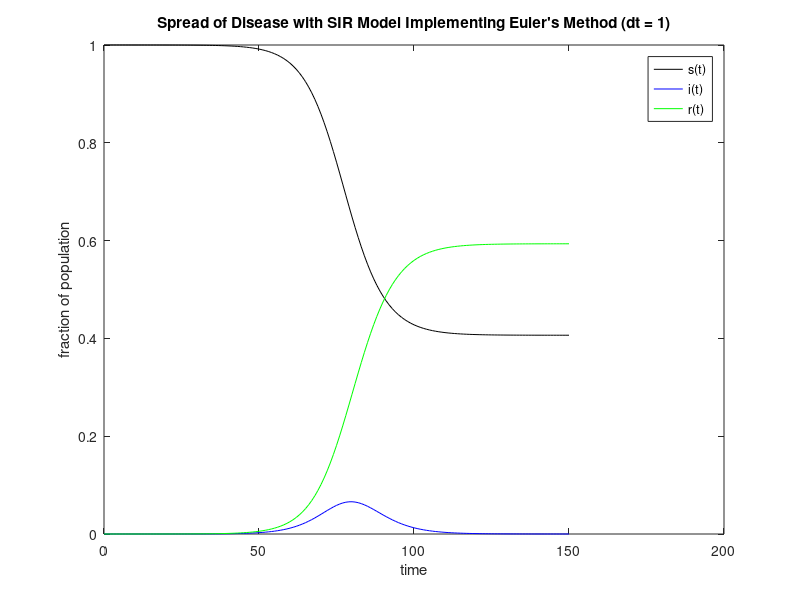

Here is the MATLAB script that generated this plot:
function janeczko_euler_method
%JANECZKO_EULER_METHOD
% Plots the spread of disease according to the SIR model by applying Euler's
% Method to construct equations. Plots on one figure the lines for susceptible, 
% infected, and recovered fractions of the population versus change in 
% time. 
% s'(t) = -b*s(t)*i(t)          is the susceptible fraction of total population
% i'(t) = b*s(t)*i(t) - k*i(t)  is the infected fraction of total population 
% r'(t) = k*i(t)                is the recovered fraction of total population
% b                             is the rate of infection
% k                             is the rate of recovery
% dt                            is the time step size
%
% Katrina Janeczko 03/2022


% Model Parameters
b = 1/2; % rate of infection
k = 1/3; % rate of recovery

% Time Variables
dt = 1; % time step size
tf = 150; % final time
t = 0:dt:tf; % array of each step to record
n = length(t); % length of the array holding time steps

% Initialize Arrays
s = zeros(n,1); % susceptible population array
i = zeros(n,1); % infected population array
r = zeros(n,1); % recovered population array

% Initial Conditions (sum is approx 0)
s(1) = 1; % initial susceptible population amount
i(1) = 1.27e-6; % initial infected population amount
r(1) = 0; % initial recovered population amount

% Time loop for steps
for j = 2:n
    % Euler method:
    %   x(j) = x(j-1) + dt * f(x(j-1)) 
    
    % Euler SIR equations to calculate approximate solutions
    s(j) = s(j-1) - dt * b*s(j-1)*i(j-1);
    i(j) = i(j-1) + dt*b*s(j-1)*i(j-1)-dt*k*i(j-1);
    r(j) = r(j-1) + dt*k*i(j-1);
    
end

% Plotting
clf
plot(t,s,'k-',t,i,'b-',t,r,'g-');
legend('s(t)', 'i(t)', 'r(t)')
xlabel('time'), ylabel('fraction of population') % axis labels
title(sprintf('Spread of Disease with SIR Model Implementing Euler''s Method (dt = %d)',dt));
hold on


